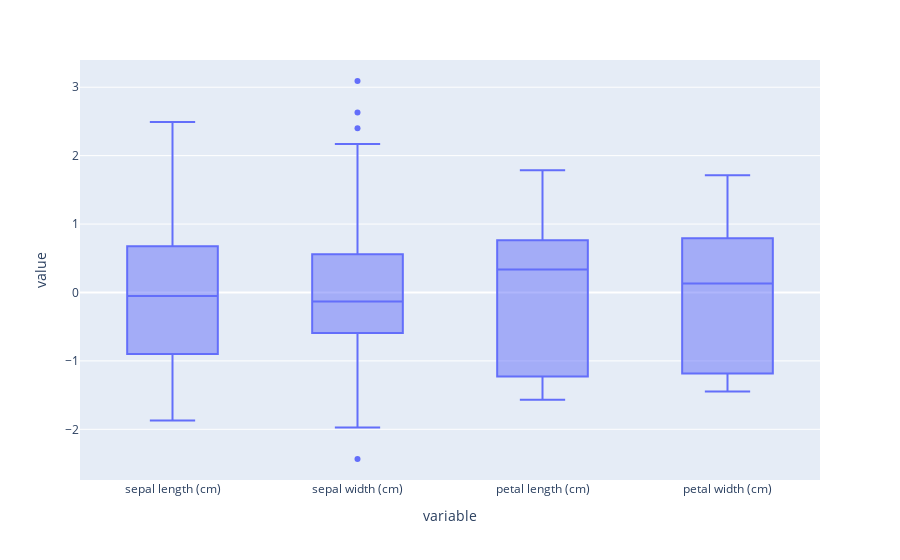

The notebook cell this image was saved under:
### Markdown cell above
## 문제4
### Standard Scaler를 적용한 데이터의 네 개의 특성을 한 그래프에 boxplot을 그려주세요. 이때 plotly express를 사용해주세요.

### Code cell
fig = px.box(ss_iris[iris.feature_names])
fig.show()

### Figure 1 — Plotly figure (JSON) as saved in the notebook; plotly's stock layout.template omitted (floating-point values rounded to 4 significant figures; data arrays with more than 128 entries replaced by an {"elided": "..."} marker saying what was removed)
{"data": [{"alignmentgroup": "True", "hovertemplate": "variable=%{x}<br>value=%{y}<extra></extra>", "legendgroup": "", "marker": {"color": "#636efa"}, "name": "", "notched": false, "offsetgroup": "", "orientation": "v", "showlegend": false, "type": "box", "x": {"elided": "600 str values"}, "x0": " ", "xaxis": "x", "y": {"elided": "600 float values"}, "y0": " ", "yaxis": "y"}], "layout": {"boxmode": "group", "legend": {"tracegroupgap": 0}, "margin": {"t": 60}, "xaxis": {"anchor": "y", "domain": [0, 1], "title": {"text": "variable"}}, "yaxis": {"anchor": "x", "domain": [0, 1], "title": {"text": "value"}}}}
